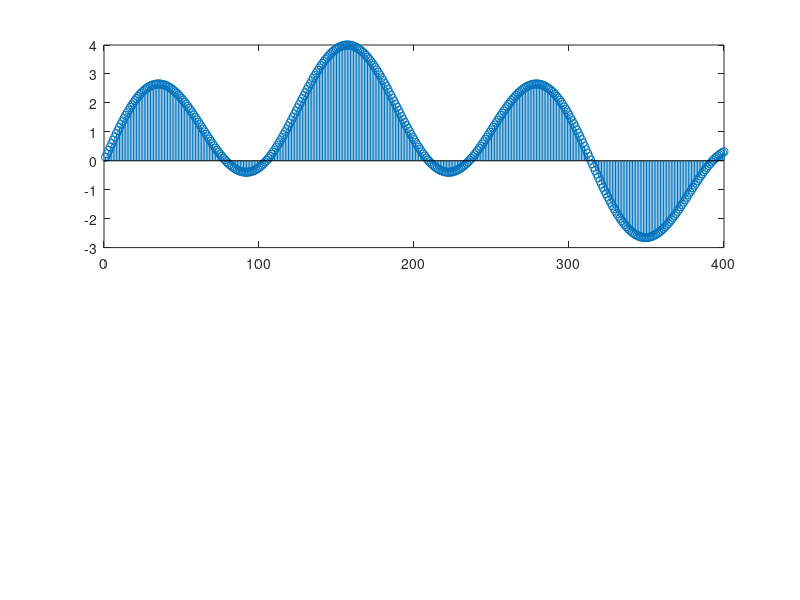

This chart was generated by the following MATLAB code: (Note: this script raises an error after producing the figure.)
%% Experiment - 3
% Exercise - 3
clc;
clear;
figure;

%% Input signal
N = 400;  % N in N-point DFT
n = 1 : N;  % Discrete time index
w = 1 : N;  % Discrete frequency index
c_1 = 2; c_2 = 2;
w_1 = 0.01; w_2 = 0.05;  % Normalised frequencies
x = c_1 * sin(w_1 * n) + c_2 * sin(w_2 * n);

subplot(211)
stem(n, x)
title("Input signal x[n] = c_1sin(w_1n)+c_2sin(w_2n)", "Ashrith 200902016")
xlabel('n'), ylabel('Amplitude'), legend('x')

%% Frequency-shifting property of DTFT
k = 10;  % Delay
y = fft(x, N);
y_d = y(k+1 : end);  % Delayed output signal

x_d = exp(i * k .* w) .* x;
y_di = fft(x_d, N);

window = 1 : length(n) - k;
d = y_d(window) - y_di(window);

subplot(212)
hold on;
stem(window, y_d(window), 'b')
stem(window, d(window), 'r')
hold off;
title("Frequency-shifting property of DTFT", "Ashrith 200902016")
xlabel('n'), ylabel('Amplitude'), legend('y_d', 'd')
